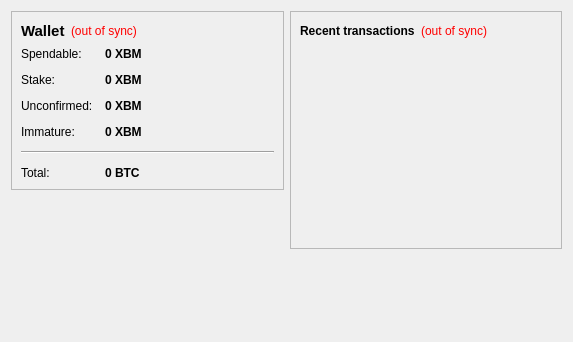
<?xml version="1.0" encoding="UTF-8"?>
<ui version="4.0">
 <class>OverviewPage</class>
 <widget class="QWidget" name="OverviewPage">
  <property name="geometry">
   <rect>
    <x>0</x>
    <y>0</y>
    <width>573</width>
    <height>342</height>
   </rect>
  </property>
  <property name="windowTitle">
   <string>Form</string>
  </property>
  <layout class="QHBoxLayout" name="horizontalLayout" stretch="1,1">
   <item>
    <layout class="QVBoxLayout" name="verticalLayout_2">
     <item>
      <widget class="QFrame" name="frame">
       <property name="frameShape">
        <enum>QFrame::StyledPanel</enum>
       </property>
       <property name="frameShadow">
        <enum>QFrame::Raised</enum>
       </property>
       <layout class="QVBoxLayout" name="verticalLayout_4">
        <item>
         <layout class="QHBoxLayout" name="horizontalLayout_4">
          <item>
           <widget class="QLabel" name="label_5">
            <property name="font">
             <font>
              <pointsize>11</pointsize>
              <weight>75</weight>
              <bold>true</bold>
             </font>
            </property>
            <property name="text">
             <string>Wallet</string>
            </property>
           </widget>
          </item>
          <item>
           <widget class="QLabel" name="labelWalletStatus">
            <property name="toolTip">
             <string>The displayed information may be out of date. Your wallet automatically synchronizes with the BitMo network after a connection is established, but this process has not completed yet.</string>
            </property>
            <property name="styleSheet">
             <string notr="true">QLabel { color: red; }</string>
            </property>
            <property name="text">
             <string notr="true">(out of sync)</string>
            </property>
            <property name="alignment">
             <set>Qt::AlignLeading|Qt::AlignLeft|Qt::AlignVCenter</set>
            </property>
           </widget>
          </item>
          <item>
           <spacer name="horizontalSpacer_2">
            <property name="orientation">
             <enum>Qt::Horizontal</enum>
            </property>
            <property name="sizeHint" stdset="0">
             <size>
              <width>40</width>
              <height>20</height>
             </size>
            </property>
           </spacer>
          </item>
         </layout>
        </item>
        <item>
         <layout class="QFormLayout" name="formLayout_2">
          <property name="fieldGrowthPolicy">
           <enum>QFormLayout::AllNonFixedFieldsGrow</enum>
          </property>
          <property name="horizontalSpacing">
           <number>12</number>
          </property>
          <property name="verticalSpacing">
           <number>12</number>
          </property>
          <item row="0" column="0">
           <widget class="QLabel" name="label">
            <property name="text">
             <string>Spendable:</string>
            </property>
           </widget>
          </item>
          <item row="0" column="1">
           <widget class="QLabel" name="labelBalance">
            <property name="font">
             <font>
              <weight>75</weight>
              <bold>true</bold>
             </font>
            </property>
            <property name="cursor">
             <cursorShape>IBeamCursor</cursorShape>
            </property>
            <property name="toolTip">
             <string>Your current spendable balance</string>
            </property>
            <property name="text">
             <string notr="true">0 XBM</string>
            </property>
            <property name="textInteractionFlags">
             <set>Qt::LinksAccessibleByMouse|Qt::TextSelectableByKeyboard|Qt::TextSelectableByMouse</set>
            </property>
           </widget>
          </item>
          <item row="1" column="0">
           <widget class="QLabel" name="label_6">
            <property name="text">
             <string>Stake:</string>
            </property>
           </widget>
          </item>
          <item row="1" column="1">
           <widget class="QLabel" name="labelStake">
            <property name="font">
             <font>
              <weight>75</weight>
              <bold>true</bold>
             </font>
            </property>
            <property name="cursor">
             <cursorShape>IBeamCursor</cursorShape>
            </property>
            <property name="toolTip">
             <string>Total of coins that was staked, and do not yet count toward the current balance</string>
            </property>
            <property name="text">
             <string notr="true">0 XBM</string>
            </property>
            <property name="textInteractionFlags">
             <set>Qt::LinksAccessibleByMouse|Qt::TextSelectableByKeyboard|Qt::TextSelectableByMouse</set>
            </property>
           </widget>
          </item>
          <item row="2" column="0">
           <widget class="QLabel" name="label_3">
            <property name="text">
             <string>Unconfirmed:</string>
            </property>
           </widget>
          </item>
          <item row="2" column="1">
           <widget class="QLabel" name="labelUnconfirmed">
            <property name="font">
             <font>
              <weight>75</weight>
              <bold>true</bold>
             </font>
            </property>
            <property name="cursor">
             <cursorShape>IBeamCursor</cursorShape>
            </property>
            <property name="toolTip">
             <string>Total of transactions that have yet to be confirmed, and do not yet count toward the current balance</string>
            </property>
            <property name="text">
             <string notr="true">0 XBM</string>
            </property>
            <property name="textInteractionFlags">
             <set>Qt::LinksAccessibleByMouse|Qt::TextSelectableByKeyboard|Qt::TextSelectableByMouse</set>
            </property>
           </widget>
          </item>
          <item row="3" column="0">
           <widget class="QLabel" name="labelImmatureText">
            <property name="text">
             <string>Immature:</string>
            </property>
           </widget>
          </item>
          <item row="3" column="1">
           <widget class="QLabel" name="labelImmature">
            <property name="font">
             <font>
              <weight>75</weight>
              <bold>true</bold>
             </font>
            </property>
            <property name="toolTip">
             <string>Mined balance that has not yet matured</string>
            </property>
            <property name="text">
             <string notr="true">0 XBM</string>
            </property>
            <property name="textInteractionFlags">
             <set>Qt::LinksAccessibleByMouse|Qt::TextSelectableByKeyboard|Qt::TextSelectableByMouse</set>
            </property>
           </widget>
          </item>
          <item row="4" column="0" colspan="2">
           <widget class="Line" name="line">
            <property name="orientation">
             <enum>Qt::Horizontal</enum>
            </property>
           </widget>
          </item>
          <item row="5" column="0">
           <widget class="QLabel" name="labelTotalText">
            <property name="text">
             <string>Total:</string>
            </property>
           </widget>
          </item>
          <item row="5" column="1">
           <widget class="QLabel" name="labelTotal">
            <property name="font">
             <font>
              <weight>75</weight>
              <bold>true</bold>
             </font>
            </property>
            <property name="cursor">
             <cursorShape>IBeamCursor</cursorShape>
            </property>
            <property name="toolTip">
             <string>Your current total balance</string>
            </property>
            <property name="text">
             <string notr="true">0 BTC</string>
            </property>
            <property name="textInteractionFlags">
             <set>Qt::LinksAccessibleByMouse|Qt::TextSelectableByKeyboard|Qt::TextSelectableByMouse</set>
            </property>
           </widget>
          </item>
         </layout>
        </item>
       </layout>
      </widget>
     </item>
     <item>
      <spacer name="verticalSpacer_3">
       <property name="orientation">
        <enum>Qt::Vertical</enum>
       </property>
       <property name="sizeHint" stdset="0">
        <size>
         <width>20</width>
         <height>40</height>
        </size>
       </property>
      </spacer>
     </item>
     <item>
      <widget class="QLabel" name="label_2">
       <property name="text">
        <string/>
       </property>
       <property name="pixmap">
        <pixmap resource="../bitcoin.qrc">:/images/backg</pixmap>
       </property>
       <property name="scaledContents">
        <bool>false</bool>
       </property>
       <property name="alignment">
        <set>Qt::AlignCenter</set>
       </property>
      </widget>
     </item>
     <item>
      <spacer name="verticalSpacer">
       <property name="orientation">
        <enum>Qt::Vertical</enum>
       </property>
       <property name="sizeHint" stdset="0">
        <size>
         <width>20</width>
         <height>40</height>
        </size>
       </property>
      </spacer>
     </item>
    </layout>
   </item>
   <item>
    <layout class="QVBoxLayout" name="verticalLayout_3">
     <item>
      <widget class="QFrame" name="frame_2">
       <property name="frameShape">
        <enum>QFrame::StyledPanel</enum>
       </property>
       <property name="frameShadow">
        <enum>QFrame::Raised</enum>
       </property>
       <layout class="QVBoxLayout" name="verticalLayout">
        <item>
         <layout class="QHBoxLayout" name="horizontalLayout_2">
          <item>
           <widget class="QLabel" name="label_4">
            <property name="text">
             <string>&lt;b&gt;Recent transactions&lt;/b&gt;</string>
            </property>
           </widget>
          </item>
          <item>
           <widget class="QLabel" name="labelTransactionsStatus">
            <property name="toolTip">
             <string>The displayed information may be out of date. Your wallet automatically synchronizes with the BitMo network after a connection is established, but this process has not completed yet.</string>
            </property>
            <property name="styleSheet">
             <string notr="true">QLabel { color: red; }</string>
            </property>
            <property name="text">
             <string notr="true">(out of sync)</string>
            </property>
            <property name="alignment">
             <set>Qt::AlignRight|Qt::AlignTrailing|Qt::AlignVCenter</set>
            </property>
           </widget>
          </item>
          <item>
           <spacer name="horizontalSpacer">
            <property name="orientation">
             <enum>Qt::Horizontal</enum>
            </property>
            <property name="sizeHint" stdset="0">
             <size>
              <width>40</width>
              <height>20</height>
             </size>
            </property>
           </spacer>
          </item>
         </layout>
        </item>
        <item>
         <widget class="QListView" name="listTransactions">
          <property name="styleSheet">
           <string notr="true">QListView { background: transparent; }</string>
          </property>
          <property name="frameShape">
           <enum>QFrame::NoFrame</enum>
          </property>
          <property name="verticalScrollBarPolicy">
           <enum>Qt::ScrollBarAlwaysOff</enum>
          </property>
          <property name="horizontalScrollBarPolicy">
           <enum>Qt::ScrollBarAlwaysOff</enum>
          </property>
          <property name="selectionMode">
           <enum>QAbstractItemView::NoSelection</enum>
          </property>
         </widget>
        </item>
       </layout>
      </widget>
     </item>
     <item>
      <spacer name="verticalSpacer_2">
       <property name="orientation">
        <enum>Qt::Vertical</enum>
       </property>
       <property name="sizeHint" stdset="0">
        <size>
         <width>20</width>
         <height>40</height>
        </size>
       </property>
      </spacer>
     </item>
    </layout>
   </item>
  </layout>
 </widget>
 <resources>
  <include location="../bitcoin.qrc"/>
 </resources>
 <connections/>
</ui>
